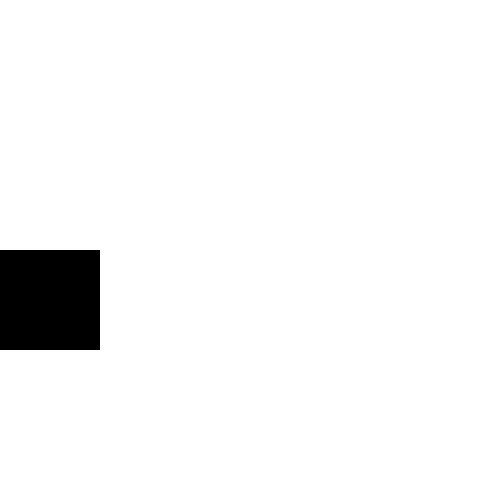
Frame 1 (no input)
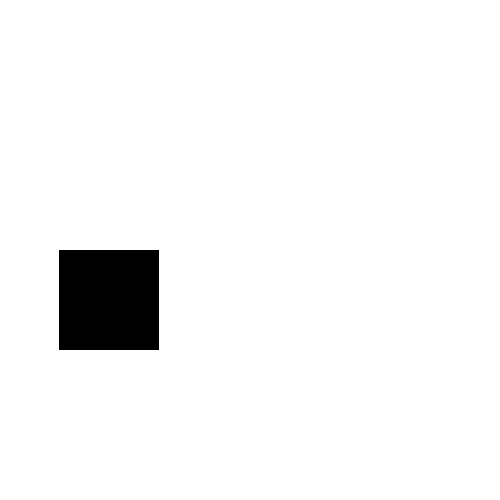
Frame 60 (the mouse pressed at the canvas centre just before this capture)
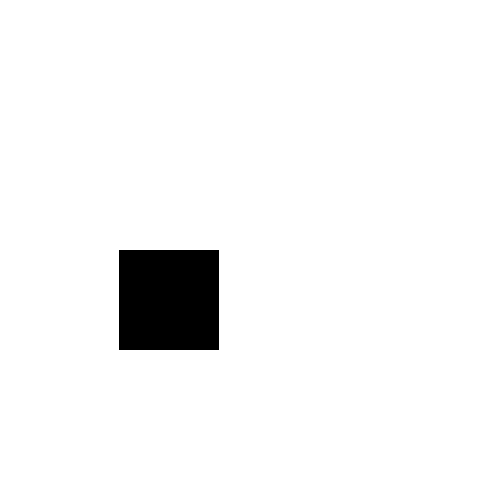
Frame 120 (the mouse held since frame 60 and released just before this capture)

The Processing sketch that drew these frames (run headless with seeded random() and noise(); from frame 60 on, the mouse is pressed at the canvas centre):

// Processing sketch: sketch_smooth_square
// ── sketch_smooth_square.pde
int squareCoordinateX = 0;
int squareCoordinateY = 250;
int squareDimension = 100;
void setup()
{
  size(500,500);
  background(255);
  fill(0);
  noStroke();
}

void draw()
{
  background(255);
  if(squareCoordinateX>500)
  {
    squareCoordinateX = 0;
  }
  
  if(squareCoordinateX + squareDimension > 500)
  {
    rect(squareCoordinateX,squareCoordinateY,500 - squareCoordinateX,squareDimension);
    rect(0,squareCoordinateY,squareDimension - (500 - squareCoordinateX),squareDimension);
    squareCoordinateX++;
  }
  
  else
  {
    rect(squareCoordinateX,squareCoordinateY,squareDimension,squareDimension);
    squareCoordinateX++;
  }
}
